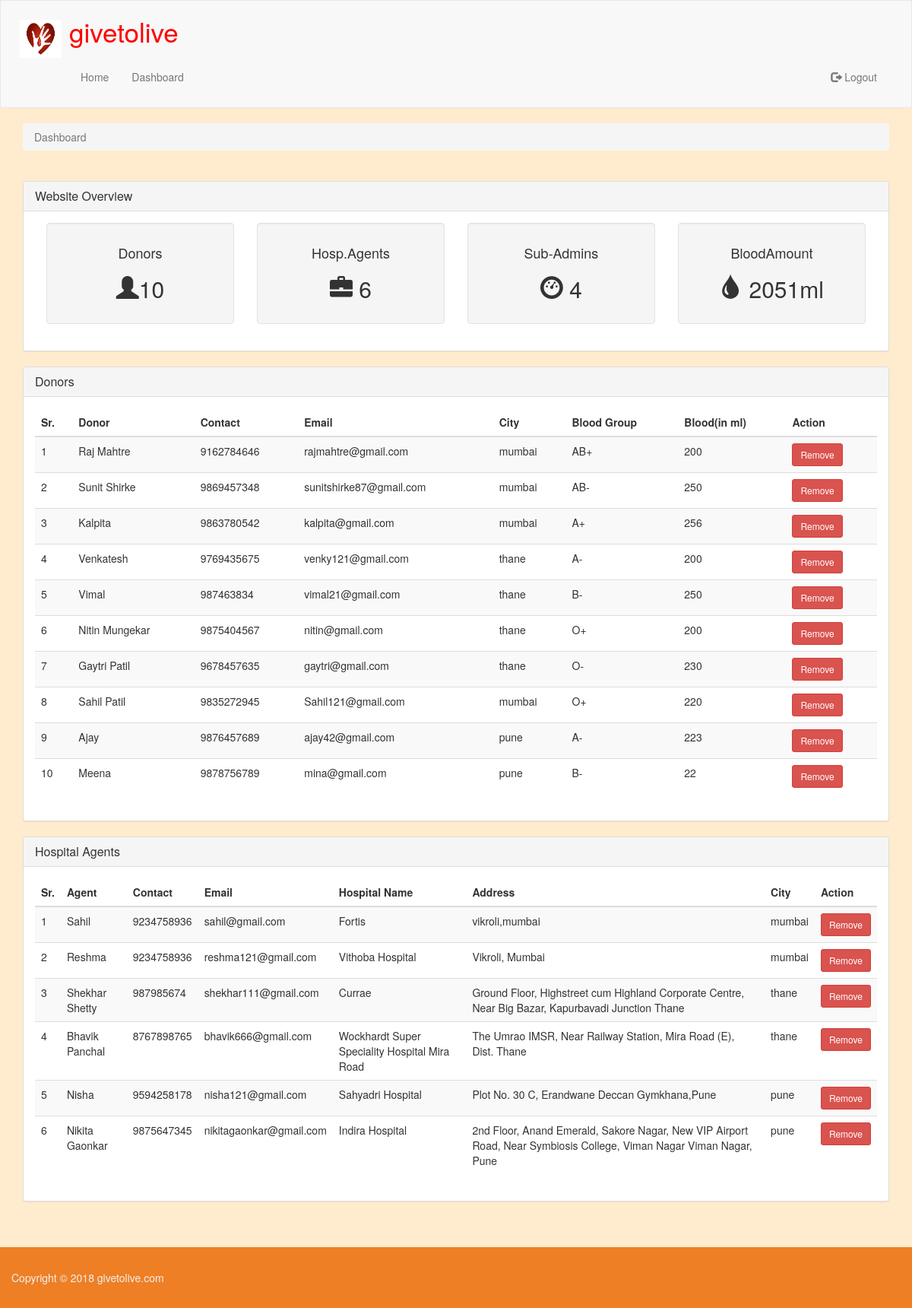
Screenshot of /givetolive.com/Admin/dashboard.php (signed in) with the database file from the repository.
### tables this page shows
CREATE TABLE `donors` (
  `did` int(50) NOT NULL,
  `dname` varchar(50) NOT NULL,
  `demail` varchar(50) NOT NULL,
  `dcontact` text NOT NULL,
  `city` varchar(50) NOT NULL,
  `address` text NOT NULL,
  `gender` varchar(10) NOT NULL,
  `dage` int(50) NOT NULL,
  `dBrgp` varchar(20) NOT NULL,
  `bloodAmount` int(11) NOT NULL,
  `DateOfDonation` timestamp NOT NULL DEFAULT CURRENT_TIMESTAMP ON UPDATE CURRENT_TIMESTAMP
);

CREATE TABLE `hospital` (
  `hid` int(11) NOT NULL,
  `agentName` varchar(50) NOT NULL,
  `agentEmail` varchar(50) NOT NULL,
  `Hcontact` varchar(50) NOT NULL,
  `agentPass` int(10) NOT NULL,
  `hname` varchar(50) NOT NULL,
  `hadd` text NOT NULL,
  `city` varchar(50) NOT NULL
);

### givetolive.com/Admin/dashboard.php (the view)
<?php require_once 'header.php';?>
<?php require_once '../db.php';?>
<?php if(isset($_SESSION["aname"])): ?>
<?php
global $conn;
$aname = $_SESSION["aname"] ;
$query = 'SELECT branch FROM manager WHERE aname = :aname';
$querystmt = $conn->prepare($query);
$querystmt->execute(['aname'=>$aname]);
$branches = $querystmt->fetch();
$branch = $branches['branch'];
global $branch;
function donorCount(){
    global $conn,$branch;
    if($branch == 'all'){
      $stmt = $conn->prepare('SELECT * FROM donors');
      $stmt->execute();
      $donorCount = $stmt->rowCount();
      echo $donorCount;
    }else{
    $stmt = $conn->prepare('SELECT * FROM donors WHERE city = :city');
    $stmt->execute(['city'=>$branch]);
    $donorCount = $stmt->rowCount();
    echo $donorCount;
    }
  };
  function hospCount(){
    global $conn,$branch;
    if($branch == 'all'){
      $stmt1 = $conn->prepare('SELECT * FROM hospital');
      $stmt1->execute();
      $hospCount = $stmt1->rowCount();
      echo $hospCount;
    }else{
      $stmt1 = $conn->prepare('SELECT * FROM hospital  WHERE city = :city');
      $stmt1->execute(['city'=>$branch]);
      $hospCount = $stmt1->rowCount();
      echo $hospCount;
    }
  };
  function bloodCount(){
      global $conn,$branch;
      if($branch == 'all'){
      $stmt2 = $conn->prepare('SELECT SUM(bloodAmount) FROM donors');
      $stmt2->execute();
      $bCount = $stmt2->fetch();
      echo $bCount['SUM(bloodAmount)'];
    }else{
      global $conn,$branch;
      $stmt2 = $conn->prepare('SELECT SUM(bloodAmount) FROM donors  WHERE city = :city ');
      $stmt2->execute(['city'=>$branch]);
      $bCount = $stmt2->fetch();
      echo $bCount['SUM(bloodAmount)'];
    }
  };
  function adCount(){
    global $conn;
    $stmt3 = $conn->prepare('SELECT * FROM manager');
    $stmt3->execute();
    $adCount = $stmt3->rowCount();
    echo $adCount;
  };
?>
<section id="breadcrumb">
      <div class="container">
        <ol class="breadcrumb">
          <li class="active">Dashboard<?php if($branch == 'mumbai'){echo ' / Mumbai';}elseif($branch == 'pune'){echo ' / Pune';}elseif($branch == 'thane'){echo ' / Thane';}elseif($branch == 'all'){echo '';} ?></li>
        </ol>
      </div>
    </section>
    <br>
<div class="container">
  <div class="panel panel-default">
        <div class="panel-heading main-color-bg">
                <h3 class="panel-title">Website Overview</h3>
        </div>
          <div class="panel-body">
            <?php if($branch != 'all'){?>
                <div class="col-md-4">
                  <div class="well dash-box text-center">
                    <h4>Donors</h4>
                    <h2><span class="glyphicon glyphicon-user" aria-hidden="true">
                      </span><?php donorCount();?></h2>
                  </div>
                </div>
                <div class="col-md-4">
                  <div class="well dash-box text-center">
                  <h4>Hosp.Agents</h4>
                    <h2><span class="glyphicon glyphicon-briefcase" aria-hidden="true"></span> <?php hospCount();?></h2>
                  </div>
                </div>
                <div class="col-md-4">
                  <div class="well dash-box text-center">
                    <h4>BloodAmount</h4>
                    <h2><span class="glyphicon glyphicon-tint" aria-hidden="true"></span> <?php bloodCount();?>ml</h2>
                  </div>
                </div>
              <?php } else{?>
                <div class="col-md-3">
                  <div class="well dash-box text-center">
                    <h4>Donors</h4>
                    <h2><span class="glyphicon glyphicon-user" aria-hidden="true">
                      </span><?php donorCount();?></h2>
                  </div>
                </div>
                <div class="col-md-3">
                  <div class="well dash-box text-center">
                  <h4>Hosp.Agents</h4>
                    <h2><span class="glyphicon glyphicon-briefcase" aria-hidden="true"></span> <?php hospCount();?></h2>
                  </div>
                </div>
                <div class="col-md-3">
                  <div class="well dash-box text-center">
                  <h4>Sub-Admins</h4>
                    <h2><span class="glyphicon glyphicon-dashboard" aria-hidden="true"></span> <?php adCount();?></h2>
                  </div>
                </div>
                <div class="col-md-3">
                  <div class="well dash-box text-center">
                    <h4>BloodAmount</h4>
                    <h2><span class="glyphicon glyphicon-tint" aria-hidden="true"></span> <?php bloodCount();?>ml</h2>
                  </div>
                </div>
              <?php };?>
          </div>
  </div>
</div>
<div class="container">
  <div class="panel panel-default">
              <div class="panel-heading main-color-bg">
                <h3 class="panel-title">Donors</h3>
              </div>
    <div class="panel-body">
              <table class="table table-striped table-responsive dDetail">
                <thead>
                  <tr>
                    <th>Sr.</th>
                    <th>Donor</th>
                    <th>Contact</th>
                    <th>Email</th>
                    <th>City</th>
                    <th>Blood Group</th>
                    <th>Blood(in ml)</th>
                    <th>Action</th>
                    </tr>
                </thead>
                <tbody>
    <?PHP
    if($branch == 'all'){
          $i = 1;
          $sql4 = "SELECT * FROM donors";
          $stmt4 = $conn->query($sql4);
          $stmt4->execute();
          $posts = $stmt4->fetchAll();
          foreach($posts as $post){
    ?>
                  <tr>
                    <td><?php echo $i++ ;?></td>
                    <td><?php echo $post['dname'];?></td>
                    <td><?php echo $post['dcontact'];?></td>
                    <td><?php echo $post['demail'];?></td>
                    <td><?php echo $post['city'];?></td>
                    <td><?php  echo $post['dBrgp'];?></td>
                    <td><?php echo $post['bloodAmount'];?></td>
                    <td><button class="btn btn-sm btn-danger">Remove</button></td>
                  </tr>
     <?PHP }}else{
      $i = 1;
          $sql4 = "SELECT * FROM donors WHERE city = :city";
          $stmt4 = $conn->prepare($sql4);
          $stmt4->execute(['city'=>$branch]);
          $posts = $stmt4->fetchAll();
          foreach($posts as $post){
    ?>
                  <tr>
                    <td><?php echo $i++ ;?></td>
                    <td><?php echo $post['dname'];?></td>
                    <td><?php echo $post['dcontact'];?></td>
                    <td><?php echo $post['demail'];?></td>
                    <td><?php echo $post['city'];?></td>
                    <td><?php  echo $post['dBrgp'];?></td>
                    <td><?php echo $post['bloodAmount'];?></td>
                    <td><button class="btn btn-sm btn-danger">Remove</button></td>
                  </tr>
     <?php }};?>
                </tbody>
              </table>
    </div>
  </div>
</div>
<div class="container">
<div class="panel panel-default">
    <div class="panel-heading main-color-bg">
                <h3 class="panel-title">Hospital Agents</h3>
              </div>
      <div class="panel-body">
          <table class="table table-striped table-responsive dDetail">
            <thead>
                <tr>
                 <th>Sr.</th>
                 <th>Agent</th>
                 <th>Contact</th>
                 <th>Email</th>
                 <th>Hospital Name</th>
                 <th>Address</th>
                 <th>City</th>
                 <th>Action</th>
                </tr>
            </thead>
            <tbody>
      <?PHP
        if($branch == 'all'){
            $i = 1;
            $sql5 = "SELECT * FROM hospital ";
            $stmt5 = $conn->query($sql5);
            $stmt5->execute();
            $hposts = $stmt5->fetchAll();
            foreach($hposts as $hpost){
      ?>
              <tr>
               <td><?php echo $i++ ;?></td>
               <td><?php echo $hpost['agentName'];?></td>
               <td><?php echo $hpost['Hcontact'];?></td>
               <td><?php echo $hpost['agentEmail'];?></td>
               <td><?php  echo $hpost['hname'];?></td>
               <td><?php  echo $hpost['hadd'];?></td>
               <td><?php echo $hpost['city'];?></td>
               <td><button class="btn btn-sm btn-danger">Remove</button></td>
              </tr>
     <?PHP }}else{
      $i = 1;
            $sql5 = "SELECT * FROM hospital WHERE city = :city";
            $stmt5 = $conn->prepare($sql5);
            $stmt5->execute(['city'=>$branch]);
            $hposts = $stmt5->fetchAll();
            foreach($hposts as $hpost){
      ?>
              <tr>
               <td><?php echo $i++ ;?></td>
               <td><?php echo $hpost['agentName'];?></td>
               <td><?php echo $hpost['Hcontact'];?></td>
               <td><?php echo $hpost['agentEmail'];?></td>
               <td><?php  echo $hpost['hname'];?></td>
               <td><?php  echo $hpost['hadd'];?></td>
               <td><?php echo $hpost['city'];?></td>
               <td><button class="btn btn-sm btn-danger">Remove</button></td>
              </tr>
     <?php }}?>
           </tbody>
          </table>
      </div>
</div>
</div>
<?php endif; ?>
<?php require_once 'footer.php';?>

### givetolive.com/Admin/header.php (shortened to what this page needs)
<!DOCTYPE html>
<html lang="en">
<head>
<?php $current = $_SERVER['PHP_SELF'];
?>
    <link rel="stylesheet" href="../css/bootstrap.min.css">
    <link rel="stylesheet" href="../css/sty.css" type="text/css">
</head>
<body>
<nav class="navbar navbar-default">
<div class="im1 ">
      <img src="../images/i1.jpg"><p class="orgname">givetolive</p>
</div>
  <div class="container-fluid">
    <div class="collapse navbar-collapse" id="myNavbar">
      <ul class="nav navbar-nav">
        <li class="<?php if($current == '/Admin/main.php'){echo 'active';}?>"><a href="main.php">Home</a></li>
        <li class="<?php if($current == '/Admin/dashboard.php'){echo 'active';}?>"><a href="dashboard.php">Dashboard</a></li>
      </ul>
      <ul class="nav navbar-nav navbar-right">
        <li><a href="adlogin.php?logout=true"><span class="glyphicon glyphicon-log-out"></span> Logout</a></li>
      </ul>
    </div>
  </div>
</nav>

### givetolive.com/Admin/footer.php
<br><br>
<footer>
<div class="container-fluid">
      <p>Copyright &copy; 2018 givetolive.com</p>
</div>
</footer>
</body>
</html>

### givetolive.com/css/sty.css (style rules this page uses)
body { background-color: blanchedalmond; }
nav { padding: 15px; }
.im1 img { height: 70px; width: 75px; float: left; padding: 10px; }
.orgname { color: red; display: block; font-size: 35px; }
footer p { float: left; margin: 0; }
footer { padding: 30px 0; background: rgb(238, 127, 37); text-align: center; margin-bottom: 0px; color: #f1f1f1; }

### rows the page displays
donors: dname "Raj Mahtre", dcontact "9162784646", demail "rajmahtre@gmail.com", city "mumbai", dBrgp "AB+", bloodAmount "200"
donors: dname "Sunit Shirke", dcontact "9869457348", demail "sunitshirke87@gmail.com", city "mumbai", dBrgp "AB-", bloodAmount "250"
donors: dname "Kalpita", dcontact "9863780542", demail "kalpita@gmail.com", city "mumbai", dBrgp "A+", bloodAmount "256"
donors: dname "Venkatesh", dcontact "9769435675", demail "venky121@gmail.com", city "thane", dBrgp "A-", bloodAmount "200"
donors: dname "Vimal", dcontact "987463834", demail "vimal21@gmail.com", city "thane", dBrgp "B-", bloodAmount "250"
donors: dname "Nitin Mungekar", dcontact "9875404567", demail "nitin@gmail.com", city "thane", dBrgp "O+", bloodAmount "200"
donors: dname "Gaytri Patil", dcontact "9678457635", demail "gaytri@gmail.com", city "thane", dBrgp "O-", bloodAmount "230"
donors: dname "Sahil Patil", dcontact "9835272945", demail "Sahil121@gmail.com", city "mumbai", dBrgp "O+", bloodAmount "220"
donors: dname "Ajay", dcontact "9876457689", demail "ajay42@gmail.com", city "pune", dBrgp "A-", bloodAmount "223"
donors: dname "Meena", dcontact "9878756789", demail "mina@gmail.com", city "pune", dBrgp "B-", bloodAmount "22"
hospital: agentName "Sahil", Hcontact "9234758936", agentEmail "sahil@gmail.com", hname "Fortis", hadd "vikroli,mumbai", city "mumbai"
hospital: agentName "Reshma", Hcontact "9234758936", agentEmail "reshma121@gmail.com", hname "Vithoba Hospital", hadd "Vikroli, Mumbai", city "mumbai"
hospital: agentName "Shekhar Shetty", Hcontact "987985674", agentEmail "shekhar111@gmail.com", hname "Currae", hadd "Ground Floor, Highstreet cum Highland Corporate Centre, Near Big Bazar, Kapurbavadi Junction Thane", city "thane"
hospital: agentName "Bhavik Panchal", Hcontact "8767898765", agentEmail "bhavik666@gmail.com", hname "Wockhardt Super Speciality Hospital Mira Road", hadd "The Umrao IMSR, Near Railway Station, Mira Road (E), Dist. Thane", city "thane"
hospital: agentName "Nisha", Hcontact "9594258178", agentEmail "nisha121@gmail.com", hname "Sahyadri Hospital", hadd "Plot No. 30 C, Erandwane Deccan Gymkhana,Pune", city "pune"
hospital: agentName "Nikita Gaonkar", Hcontact "9875647345", agentEmail "nikitagaonkar@gmail.com", hname "Indira Hospital", hadd "2nd Floor, Anand Emerald, Sakore Nagar, New VIP Airport Road, Near Symbiosis College, Viman Nagar Viman Nagar, Pune", city "pune"

### other values shown
$donorCount "10"
$hospCount "6"
$adCount "4"
$bCount['SUM(bloodAmount)'] "2051"
